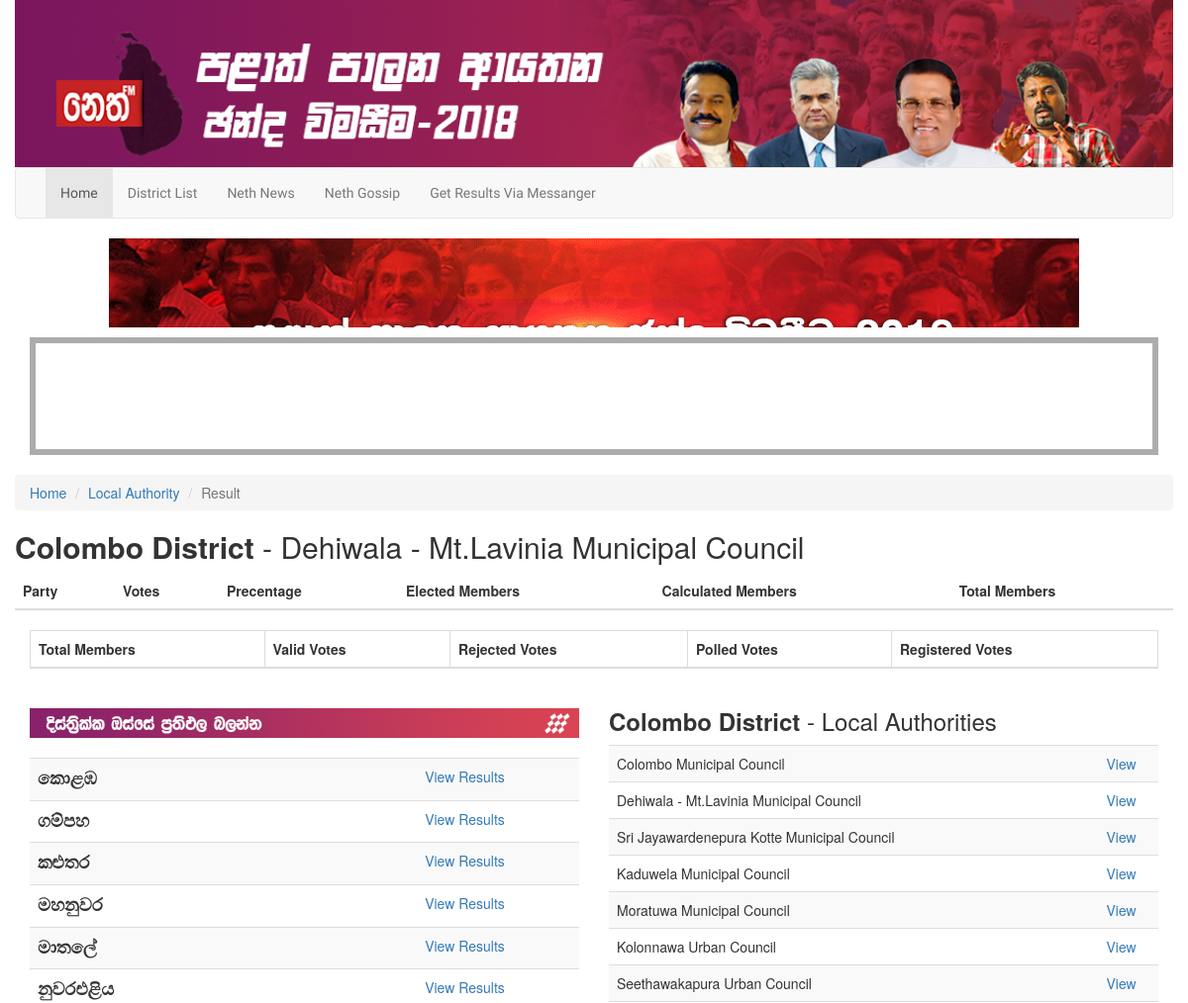
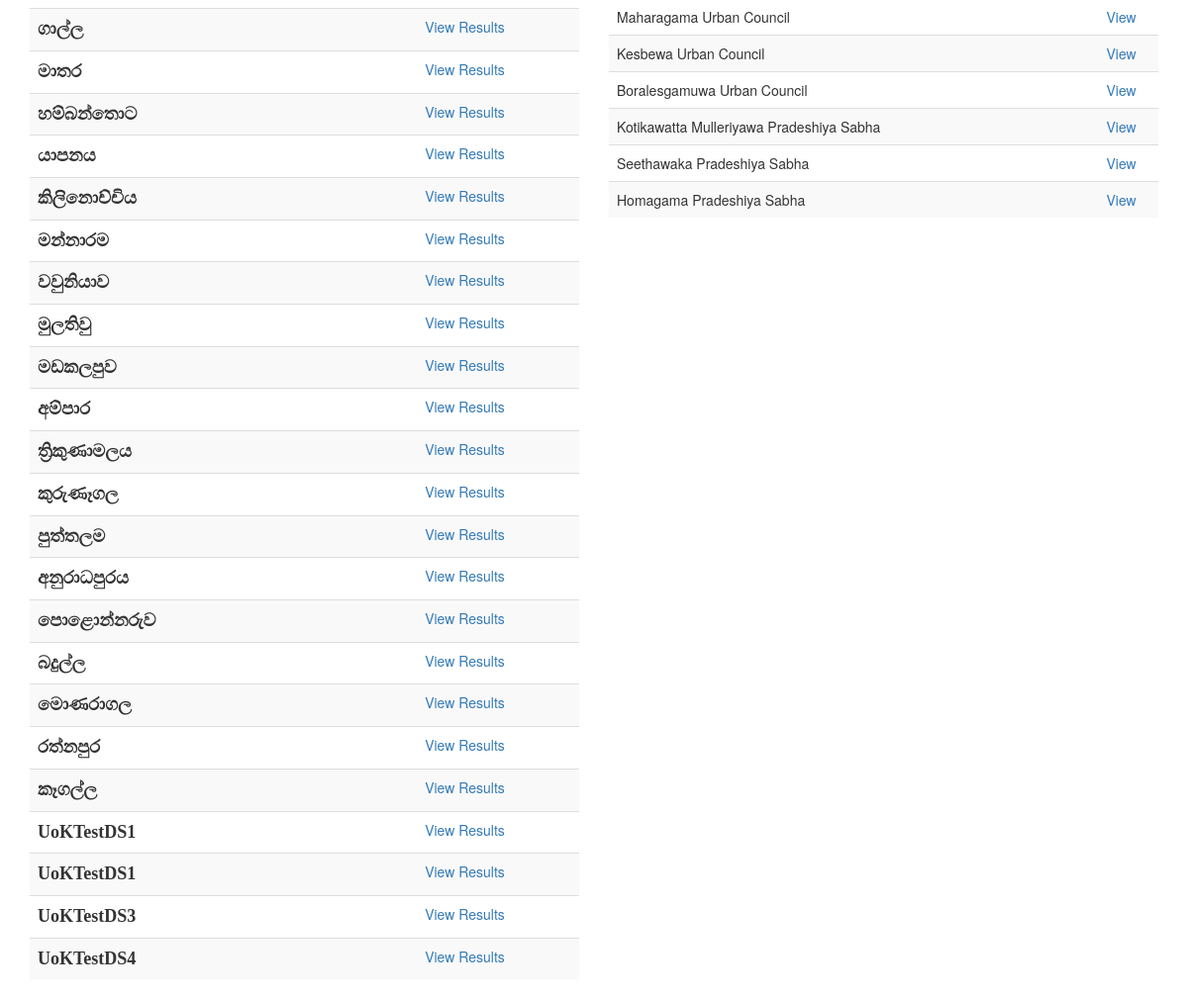
The app's page /localAuthorityInner.php?d_id=01&l_id=02 with its own data (2 pictures, top to bottom).
### tables this page shows
CREATE TABLE `la` (
  `id` int(11) NOT NULL,
  `d_id` int(2) UNSIGNED ZEROFILL NOT NULL,
  `l_id` int(2) UNSIGNED ZEROFILL NOT NULL,
  `d_name` varchar(255) NOT NULL,
  `l_name` varchar(255) NOT NULL
);

CREATE TABLE `dis` (
  `id` int(2) UNSIGNED ZEROFILL NOT NULL,
  `d_id` int(2) UNSIGNED ZEROFILL NOT NULL,
  `d_name` varchar(255) NOT NULL,
  `sinhala_name` varchar(255) NOT NULL
);

### localAuthorityInner.php (the view, shortened to what this page needs)
<!DOCTYPE html>
<head>
    <link href="css/bootstrap.min.css" rel="stylesheet">
    <link href="css/style.css" rel="stylesheet">
</head>
<html>
<body>
<div class="container">
    <?php include_once 'header.php';?>
    <div style="margin-bottom: 10px;">
        <center><a href="https://goo.gl/Bhf84Y" target="_blank" style="margin-bottom: 5px"><img src="sds/fadna.gif" alt="" class="img-responsive"></center> </a>
    </div>
    <?php
    if(isset($_GET['d_id'])){
        $d_id=$_GET['d_id'];
    }  if(isset($_GET['l_id'])){
        $l_id=$_GET['l_id'];
    }
    ?>
    <div class="row">
        <nav aria-label="breadcrumb">
            <ol class="breadcrumb">
                <li class="breadcrumb-item"><a href="index.php">Home</a></li>
                <li class="breadcrumb-item"><a href="distrctInner.php?d_id=<?php echo $d_id;?>&l_id=<?php echo $l_id;?>">Local Authority</a></li>
                <li class="breadcrumb-item active" aria-current="page">Result</li>
            </ol>
        </nav>
        <?php
        $query="SELECT * FROM la WHERE d_id='$d_id' AND  l_id='$l_id'";
        $result=mysql_query($query);
        while ($row=mysql_fetch_assoc($result)){
            ?>
            <h2><b><?php echo $row['d_name']?> District </b> - <?php echo $row['l_name']?></h2>
        <?php }?>
        <div class="table-responsive">
            <table class="table table-striped">
                <thead>
                <tr>
                    <th>Party</th>
                    <th>Votes</th>
                    <th>Precentage</th>
                    <th>Elected Members</th>
                    <th>Calculated Members</th>
                    <th>Total Members</th>
                </tr>
                </thead>
            </table>
        </div>
        <div class="col-md-12">
            <div class="table-responsive">
                <table class="table table-bordered table-hover">
                    <thead>
                    <tr>
                        <th>Total Members</th>
                        <th>Valid Votes</th>
                        <th>Rejected Votes</th>
                        <th>Polled Votes</th>
                        <th>Registered Votes</th>
                    </tr>
                    </thead>
                </table></div>
            <br>
        </div>
        <div class="col-md-6">
            <img src="img/05.png" class="img-responsive">
            <br>
            <table class="table table-striped">
                <tbody>
                <?php
                $query = "SELECT * FROM dis";
                $result = mysql_query($query);
                while ($row = mysql_fetch_assoc($result)) {
                    ?>
                    <tr>
                        <td style="font-family: 'malithi web';font-size: 18px;font-weight: bold">
                            <?php echo $row['sinhala_name']; ?>
                        </td>
                        <td style="text-align: center"><a href="distrctInner.php?d_id=<?php echo $row['d_id']; ?>">View
                                Results</a></td>
                    </tr>
                <?php } ?>
                </tbody>
            </table>
        </div>
        <div class="col-md-6">
            <?php
            if(isset($_GET['d_id'])){
                $d_id=$_GET['d_id'];
            }  if(isset($_GET['l_id'])){
                $l_id=$_GET['l_id'];
            }
            $query="SELECT * FROM la WHERE d_id='$d_id' LIMIT 1";
            $result=mysql_query($query);
            while ($row=mysql_fetch_assoc($result)){
                ?>
                <h3><b><?php echo $row['d_name']?> District </b>- Local Authorities</h3>
            <?php }?>
            <table class="table table-striped">
                <tbody>
                <?php
                if(isset($_GET['d_id'])){
                    $d_id=$_GET['d_id'];
                }
                $query="SELECT * FROM la WHERE d_id='$d_id'";
                $result=mysql_query($query);
                while ($row=mysql_fetch_assoc($result)){
                    ?>
                    <tr>
                        <td>
                            <?php echo $row['l_name'];?>
                        </td>
                        <td style="text-align: center"><a href="localAuthorityInner.php?d_id=<?php echo $row['d_id']; ?>&l_id=<?php echo $row['l_id']; ?>">View</a></td>
                    </tr>
                <?php }?>
                </tbody>
            </table>
        </div>
</body>
</html>

### css/style.css (style rules this page uses)
h1, .h1, h2, .h2, h3, .h3 { margin-top: 0px; margin-bottom: 10px; }

### records on screen
la: d_name "Colombo", l_name "Dehiwala - Mt.Lavinia Municipal Council"
dis: sinhala_name "කොළඹ"
dis: sinhala_name "ගම්පහ"
dis: sinhala_name "කළුතර"
dis: sinhala_name "මහනුවර"
dis: sinhala_name "මාතලේ"
dis: sinhala_name "නුවරඑළිය"
dis: sinhala_name "ගාල්ල"
dis: sinhala_name "මාතර"
dis: sinhala_name "හම්බන්තොට"
dis: sinhala_name "යාපනය"
dis: sinhala_name "කිලිනොච්චිය"
dis: sinhala_name "මන්නාරම"
dis: sinhala_name "වවුනියාව"
dis: sinhala_name "මුලතිවු"
dis: sinhala_name "මඩකලපුව"
dis: sinhala_name "අම්පාර"
dis: sinhala_name "ත්‍රිකුණාමලය"
dis: sinhala_name "කුරුණෑගල"
dis: sinhala_name "පුත්තලම"
dis: sinhala_name "අනුරාධපුරය"
dis: sinhala_name "පොළොන්නරුව"
dis: sinhala_name "බදුල්ල"
dis: sinhala_name "මොණරාගල"
dis: sinhala_name "රත්නපුර"
dis: sinhala_name "කෑගල්ල"
dis: sinhala_name "UoKTestDS1"
dis: sinhala_name "UoKTestDS1"
dis: sinhala_name "UoKTestDS3"
dis: sinhala_name "UoKTestDS4"
la: d_name "Colombo", l_name "Colombo Municipal Council"
la: l_name "Sri Jayawardenepura Kotte Municipal Council"
la: l_name "Kaduwela Municipal Council"
la: l_name "Moratuwa Municipal Council"
la: l_name "Kolonnawa Urban Council"
la: l_name "Seethawakapura Urban Council"
la: l_name "Maharagama Urban Council"
la: l_name "Kesbewa Urban Council"
la: l_name "Boralesgamuwa Urban Council"
la: l_name "Kotikawatta Mulleriyawa Pradeshiya Sabha"
la: l_name "Seethawaka Pradeshiya Sabha"
la: l_name "Homagama Pradeshiya Sabha"
